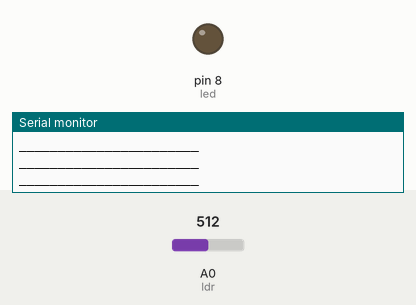
Simulated run of this sketch. Board: Arduino Uno, built with avr-gcc and run on an emulated ATmega328P. On the bench: output pins drawn as LEDs (lit = HIGH), the last lines printed to the serial monitor. The test bench sets the inputs (shaded band); at power-on: A0 (ldr) = 512.

Above: at 1.2 s.
1.3 s: A0 (ldr) set to 218
4.3 s: A0 (ldr) set to 190
At 4.6 s:
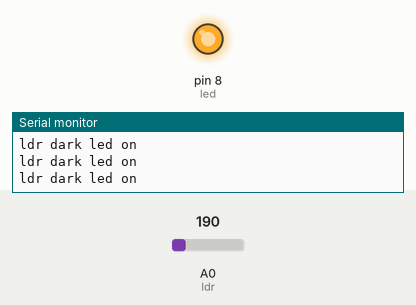
Timing chart, 0 to 7.3 s (numbered marks = the images above; inputs shaded):
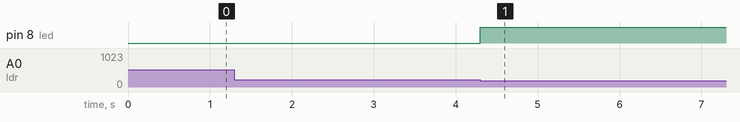

Measured:
- the behaviour switches between 201 and 200 on A0 (ldr) (found by bisection; images 0 and 1)
- after the input at 4.3 s, pin 8 (led): LOW → HIGH at once

The sketch:

ldr.ino
```cpp
const int led=8;
const int ldr=A0;


void setup() {
  Serial.begin(9600);
  pinMode(led, OUTPUT);
  pinMode(ldr, INPUT);                             // put your setup code here, to run once:
}

void loop() {
  // put your main code here, to run repeatedly:
int ldrstat=analogRead(ldr);
if(ldrstat<=200)
{digitalWrite(led,HIGH);
Serial.println("ldr dark led on");
}
else
{digitalWrite(led,LOW);
Serial.println("_______________________");
}


}
```
